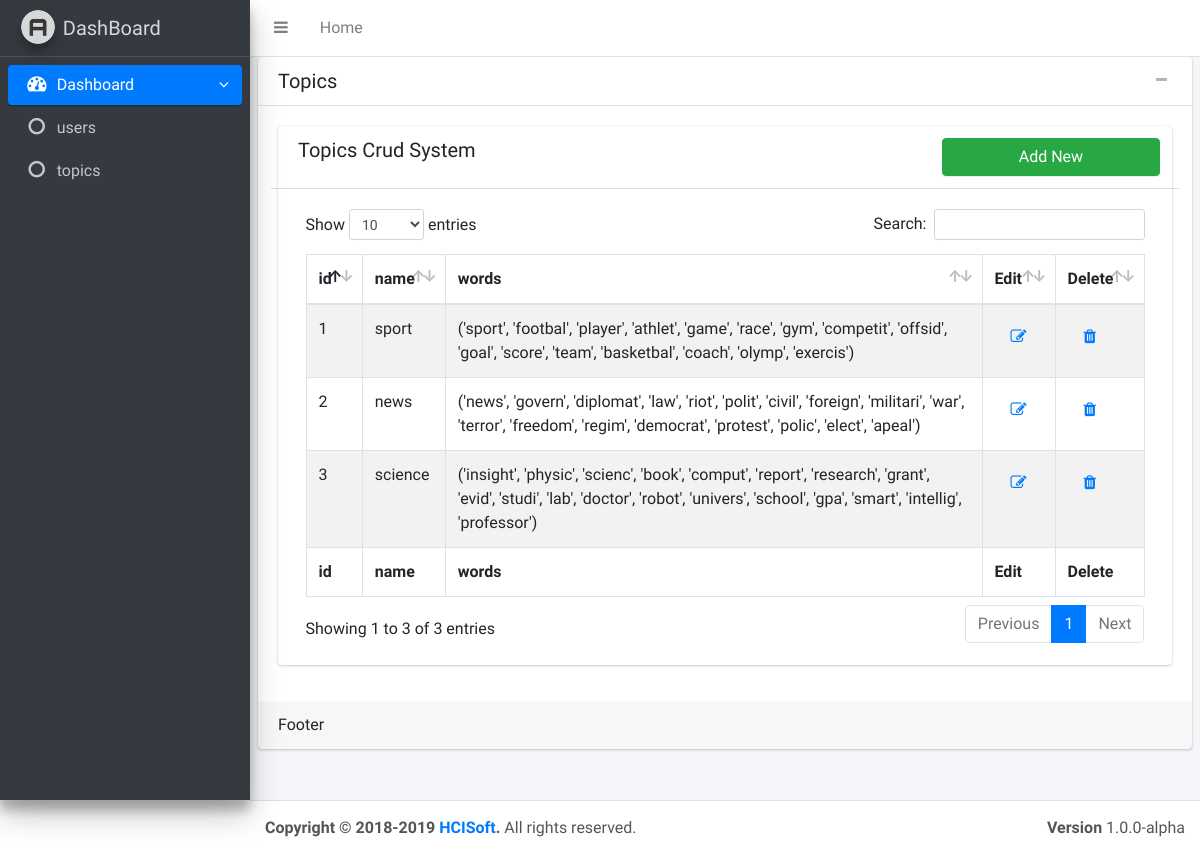
The app's page /admin/topic/show, older data.
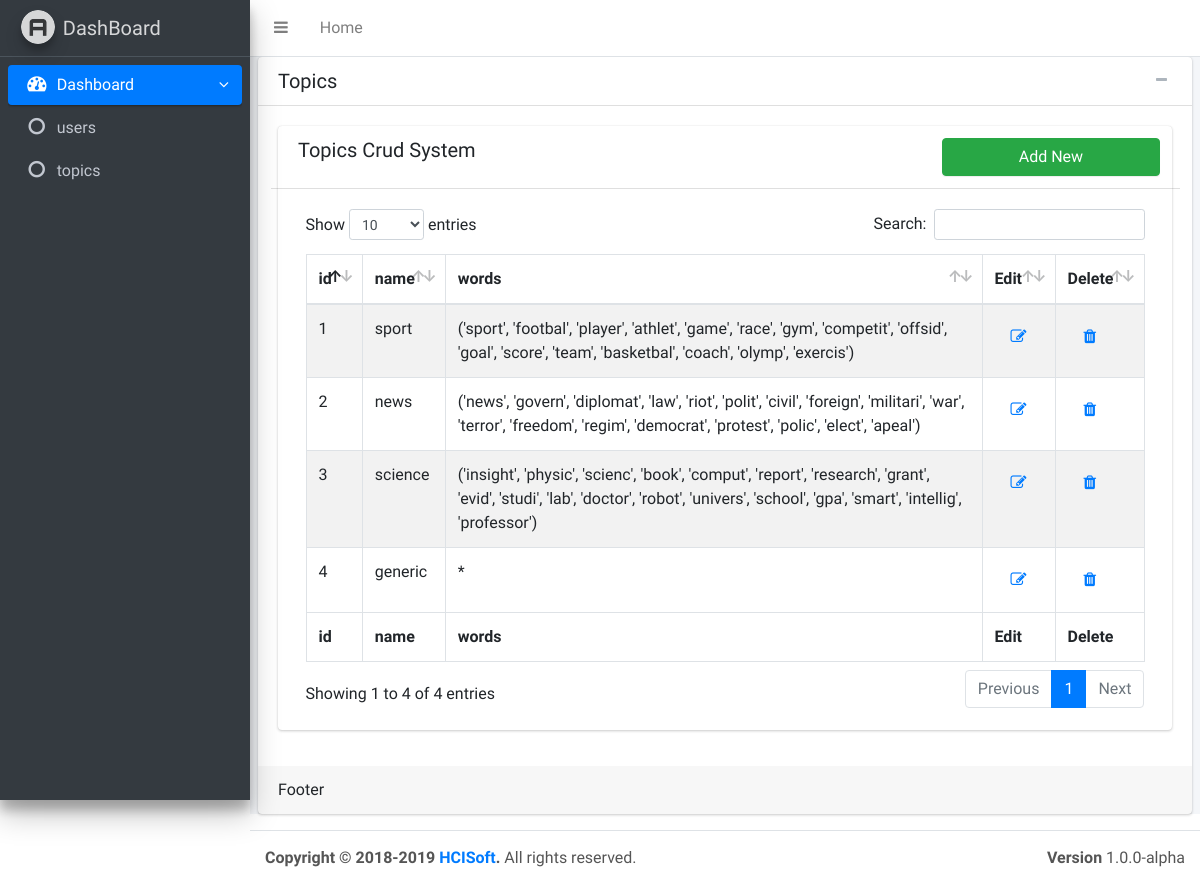
The same page, newer data.
### models.py (models this page shows)
class Topic(db.Model):
    __tablename__ = 'topics'
    id = db.Column(db.Integer, primary_key=True)
    name = db.Column(db.String, unique=False, nullable=False)
    words = db.Column(db.String, unique=False, nullable=False)

### app.py (the view)
@app.route("/admin/topic/show" , methods =["GET"])
def showtopic():
	tt= Topic.query.all()
	topics = [{'id':t.id , 'name':t.name , 'words':t.words} for t in tt]
	return render_template('admin/topic/show.html',topics=topics)

### templates/admin/topic/show.html
{% extends "admin/base.html" %}
{% block body %}
      <div class="card">
        <div class="card-header">
          <h3 class="card-title">Topics</h3>
          <div class="card-tools">
            <button type="button" class="btn btn-tool" data-widget="collapse" data-toggle="tooltip" title="Collapse">
              <i class="fa fa-minus"></i></button>
          </div>
        </div>
        <div class="card-body">
          <div class="card">
            <div class="card-header row">
              <h3 class="col-lg-6 card-title">Topics Crud System</h3>
              <a href="/admin/topic/create" class="offset-3 col-lg-3 btn btn-success" style="float: right;">Add New</a>
            </div>
            <div class="card-body">
              <table id="example1" class="table table-bordered table-striped">
                <thead>
                <tr>
                  <th>id</th>
                  <th>name</th>
                  <th>words</th>
                  <th>Edit</th>
                  <th>Delete</th>
                </tr>
                </thead>
                <tbody>
                  <?php
                  {% for item in topics %}
                    <tr>
                      <td>{{ item['id'] }}</td>
                      <td>{{ item['name'] }}</td>
                      <td>{{ item['words'] }}</td>
                      <td> <a href="/admin/topic/edit/{{ item['id'] }}" class="nav-link"><i class="nav-icon fa fa-edit"></i></a></td>
                      <td> <a href="/admin/topic/delete/{{ item['id'] }}" class="nav-link"><i class="nav-icon fa fa-trash"></i></a></td>
                    </tr>
                  {% endfor %}
                </tbody>
                <tfoot>
                <tr>
                  <th>id</th>
                  <th>name</th>
                  <th>words</th>
                  <th>Edit</th>
                  <th>Delete</th>
                </tr>
                </tfoot>
              </table>
            </div>
          </div>
        </div>
        <div class="card-footer">
          Footer
        </div>
      </div>
{% endblock %}

### templates/admin/base.html (shortened to what this page needs)
<!DOCTYPE html>
<html lang="en">
<head>
  <link rel="stylesheet" href={{ url_for('static',filename="plugins/font-awesome/css/font-awesome.min.css")}}>
  <link rel="stylesheet" href="https://code.ionicframework.com/ionicons/2.0.1/css/ionicons.min.css">
  <link rel="stylesheet" href={{ url_for('static',filename="dist/css/adminlte.min.css")}}>
  <link rel="stylesheet" href={{ url_for('static',filename="plugins/iCheck/flat/blue.css")}}>
  <link rel="stylesheet" href={{ url_for('static',filename="plugins/morris/morris.css")}}>
  <link rel="stylesheet" href={{ url_for('static',filename="plugins/jvectormap/jquery-jvectormap-1.2.2.css")}}>
  <link rel="stylesheet" href={{ url_for('static',filename="plugins/datepicker/datepicker3.css")}}>
  <link rel="stylesheet" href={{ url_for('static',filename="plugins/daterangepicker/daterangepicker-bs3.css")}}>
  <link rel="stylesheet" href={{ url_for('static',filename="plugins/bootstrap-wysihtml5/bootstrap3-wysihtml5.min.css")}}>
  <link rel="stylesheet" href={{ url_for('static',filename="plugins/datatables/dataTables.bootstrap4.min.css")}}>
</head>
<body class="hold-transition sidebar-mini">
  <div class="wrapper">
  <nav class="main-header navbar navbar-expand bg-white navbar-light border-bottom">
    <ul class="navbar-nav">
      <li class="nav-item">
        <a class="nav-link" data-widget="pushmenu" href="#"><i class="fa fa-bars"></i></a>
      </li>
      <li class="nav-item d-none d-sm-inline-block">
        <a href="/" class="nav-link">Home</a>
      </li>
    </ul>
  </nav>
  <aside class="main-sidebar sidebar-dark-primary elevation-4">
    <a href="/" class="brand-link">
      <img src={{ url_for('static',filename="dist/img/AdminLTELogo.png")}} alt="AdminLTE Logo" class="brand-image img-circle elevation-3"
           style="opacity: .8">
      <span class="brand-text font-weight-light">DashBoard</span>
    </a>
    <div class="sidebar">
      <nav class="mt-2">
        <ul class="nav nav-pills nav-sidebar flex-column" data-widget="treeview" role="menu" data-accordion="false">
          <li class="nav-item has-treeview menu-open">
            <a href="#" class="nav-link active">
              <i class="nav-icon fa fa-dashboard"></i>
              <p>
                Dashboard
                <i class="right fa fa-angle-left"></i>
              </p>
            </a>
            <ul class="nav nav-treeview">
              <li class="nav-item">
                <a href="/admin/user/show" class="nav-link">
                  <i class="fa fa-circle-o nav-icon"></i>
                  <p>users</p>
                </a>
              </li>
              <li class="nav-item">
                <a href="/admin/topic/show" class="nav-link">
                  <i class="fa fa-circle-o nav-icon"></i>
                  <p>topics</p>
                </a>
              </li>
            </ul>
          </li>
        </ul>
      </nav>
    </div>
  </aside>
  <div class="content-wrapper">
    <section class="content">
      {% block body %}
      {% endblock %}
    </section>
  </div>
    <footer class="main-footer">
    <strong>Copyright &copy; 2018-2019 <a href="/">HCISoft</a>.</strong>
    All rights reserved.
    <div class="float-right d-none d-sm-inline-block">
      <b>Version</b> 1.0.0-alpha
    </div>
  </footer>
  </div>
</body>
</html>

Row changes from the older to the newer data that the page shows:
added Topic: id "4", name "generic", words "*"
Text that changed along with them:
text written by a page script: "Show entries Search: Showing 1 to 3 of 3 entries Previous 1 Next" → "Show entries Search: Showing 1 to 4 of 4 entries Previous 1 Next"
